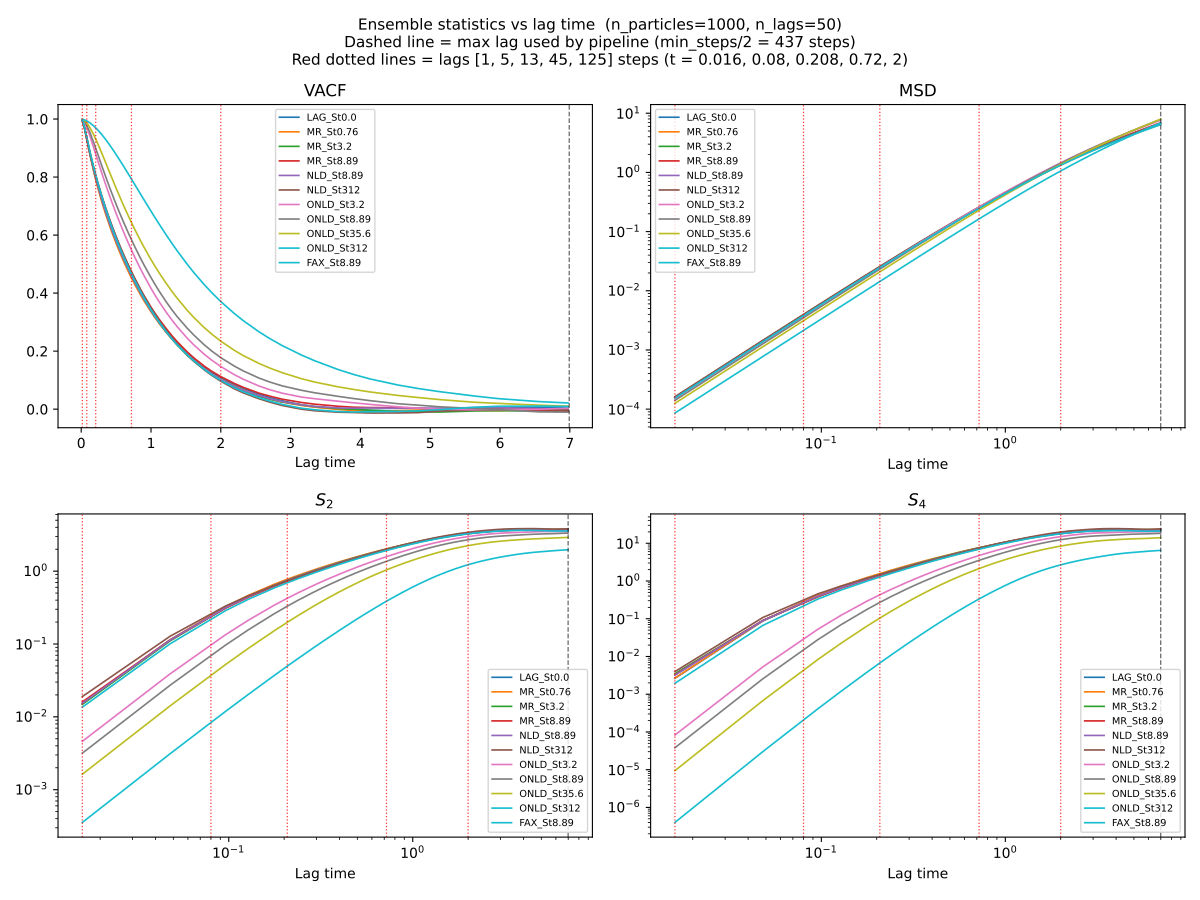

The script that saved this image:
"""Inspect ensemble statistics as a function of physical lag time.

Loads each accessible simulation in parallel (one MPI rank per simulation),
computes VACF, MSD, S2, and S4 over a dense lag grid, and plots them against
physical lag time on rank 0.  A vertical dashed line marks the max lag
currently used by the training pipeline (min_steps/2).

Usage
-----
mpirun -n N python inspect_signals.py [--yaml simuls.yaml] [--n-particles 1000]
                                       [--n-lags 50] [--output inspect_signals.pdf]

N should be <= number of accessible simulations; extra ranks are idle.
"""

import argparse
import sys
from pathlib import Path

import matplotlib
matplotlib.use("Agg")
import matplotlib.pyplot as plt
from matplotlib.backends.backend_pdf import PdfPages
import numpy as np
import yaml
from mpi4py import MPI

from dataset import probe_sim, load_simulation
from features import make_lags, unwrap_positions, _vacf, _msd, _sf

comm = MPI.COMM_WORLD
rank = comm.Get_rank()
size = comm.Get_size()


def load_args():
    p = argparse.ArgumentParser(description=__doc__,
                                formatter_class=argparse.RawDescriptionHelpFormatter)
    p.add_argument("--yaml",         default="simuls.yaml")
    p.add_argument("--n-particles",  type=int, default=1000)
    p.add_argument("--n-lags",       type=int, default=50)
    p.add_argument("--output",       default="inspect_signals.pdf")
    p.add_argument("--mark-lags",    default=None,
                   help="Comma-separated lag indices (steps) to mark, e.g. 1,5,13,45,125")
    return p.parse_args()


def compute_stats(sim_path, n_particles, n_lags, max_steps, rng):
    n_total, n_steps = probe_sim(sim_path)
    if n_total == 0 or n_steps == 0:
        return None

    n_load = min(n_particles, n_total)
    idxs   = rng.choice(n_total, size=n_load, replace=False)

    times, pos, vel = load_simulation(sim_path, idxs, max_steps=max_steps)
    dt = float(np.diff(times).mean()) if len(times) > 1 else 1.0

    effective_steps = times.shape[0] - 1
    lags = make_lags(effective_steps, n_lags)
    lag_times = dt * lags

    pos_u = unwrap_positions(pos.astype(np.float64))
    v64   = vel.astype(np.float64)

    return {
        "lag_times": lag_times,
        "vacf":      _vacf(v64, lags),
        "msd":       _msd(pos_u, lags),
        "s2":        _sf(v64, lags, 2),
        "s4":        _sf(v64, lags, 4),
        "dt":        dt,
        "n_steps":   times.shape[0],
    }


def main():
    args = load_args()

    with open(args.yaml) as fh:
        sims = yaml.safe_load(fh)

    # All ranks: filter to accessible sims (fast filesystem check)
    accessible = [
        s for s in sims
        if Path(s["path"]).is_dir() and probe_sim(s["path"])[1] > 0
    ]

    if not accessible:
        if rank == 0:
            print("No accessible simulation directories found.", file=sys.stderr)
        sys.exit(1)

    # Round-robin: rank r handles accessible[r], accessible[r+size], …
    my_sims = list(enumerate(accessible))[rank::size]

    # All ranks compute min_steps independently — same filesystem view
    min_steps = min(probe_sim(s["path"])[1] for s in accessible)

    if rank == 0:
        print(f"Accessible simulations: {len(accessible)}, "
              f"MPI ranks: {size}, min_steps: {min_steps}")

    # ── Pass 2: each rank computes stats for its simulations ──────────────────
    local_results = []
    for i, sim in my_sims:
        model = sim["parts"]["model"]
        st    = sim["parts"]["st"]
        label = f"{model}_St{st}"
        rng   = np.random.default_rng(42 + i)
        print(f"  [rank {rank}] computing {label} …")
        stats = compute_stats(sim["path"], args.n_particles, args.n_lags,
                              max_steps=min_steps, rng=rng)
        if stats is not None:
            local_results.append((label, stats))

    # ── Gather to rank 0 ──────────────────────────────────────────────────────
    all_results = comm.gather(local_results, root=0)

    if rank != 0:
        return

    results = {
        label: stats
        for bucket in all_results
        for label, stats in bucket
    }

    if not results:
        print("No statistics computed.", file=sys.stderr)
        sys.exit(1)

    first = next(iter(results.values()))
    pipeline_max_lag_time = (min_steps // 2) * first["dt"]
    mark_lags = [int(x) for x in args.mark_lags.split(",")] if args.mark_lags else []
    mark_times = [lag * first["dt"] for lag in mark_lags]

    # ── Plot (rank 0 only) ────────────────────────────────────────────────────
    colors = plt.cm.tab10(np.linspace(0, 1, len(results)))
    panels = [
        ("vacf", "VACF",  False, False),
        ("msd",  "MSD",   True,  True),
        ("s2",   "$S_2$", True,  True),
        ("s4",   "$S_4$", True,  True),
    ]

    with PdfPages(args.output) as pdf:
        fig, axes = plt.subplots(2, 2, figsize=(12, 9))
        fig.suptitle(
            f"Ensemble statistics vs lag time  "
            f"(n_particles={args.n_particles}, n_lags={args.n_lags})\n"
            f"Dashed line = max lag used by pipeline (min_steps/2 = {min_steps//2} steps)"
            + (f"\nRed dotted lines = lags {mark_lags} steps "
               f"(t = {', '.join(f'{t:.3g}' for t in mark_times)})" if mark_lags else ""),
            fontsize=11,
        )

        for ax, (key, title, logx, logy) in zip(axes.flat, panels):
            for (label, stats), color in zip(results.items(), colors):
                ax.plot(stats["lag_times"], stats[key],
                        label=label, color=color, linewidth=1.2)

            ax.axvline(pipeline_max_lag_time, color="k", linestyle="--",
                       linewidth=0.9, alpha=0.6)
            for t in mark_times:
                ax.axvline(t, color="r", linestyle=":", linewidth=0.9, alpha=0.8)
            if logx:
                ax.set_xscale("log")
            if logy:
                ax.set_yscale("log")
            ax.set_xlabel("Lag time")
            ax.set_title(title)
            ax.legend(fontsize=7, loc="best")

        fig.tight_layout()
        pdf.savefig(fig)
        plt.close(fig)

    print(f"Saved → {args.output}")


if __name__ == "__main__":
    main()
